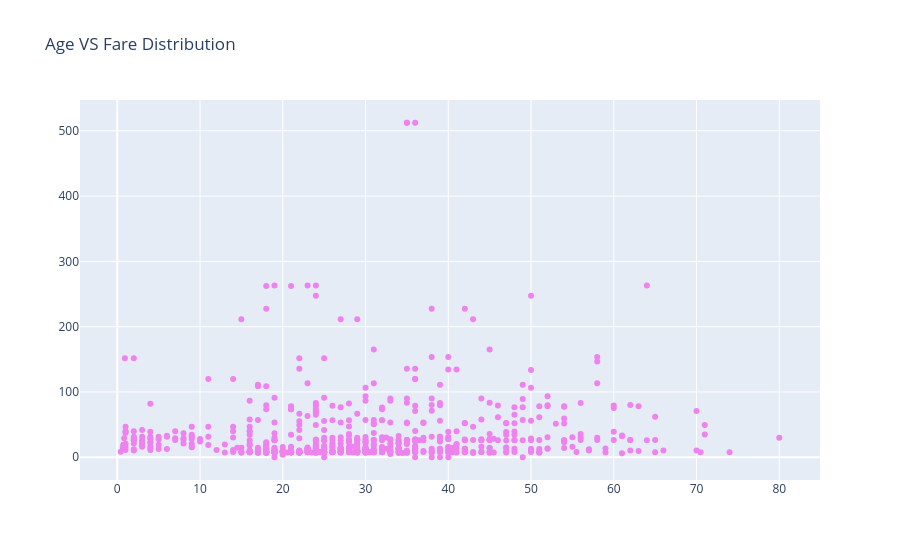

Notebook cell for this chart:
### Code cell
#scatter plot

trace=go.Scatter(x=data['Age'],
             y=data['Fare'],
                 mode='markers',
             marker={'color':'violet'})
layout=go.Layout(
                 title="Age VS Fare Distribution")
fig=go.Figure(data=trace,layout=layout)
fig.show()

### Figure 1 — Plotly figure (JSON) as saved in the notebook; plotly's stock layout.template omitted (floating-point values rounded to 4 significant figures; data arrays with more than 128 entries replaced by an {"elided": "..."} marker saying what was removed)
{"data": [{"marker": {"color": "violet"}, "mode": "markers", "type": "scatter", "x": {"elided": "891 float values"}, "y": {"elided": "891 float values"}}], "layout": {"title": {"text": "Age VS Fare Distribution"}}}
